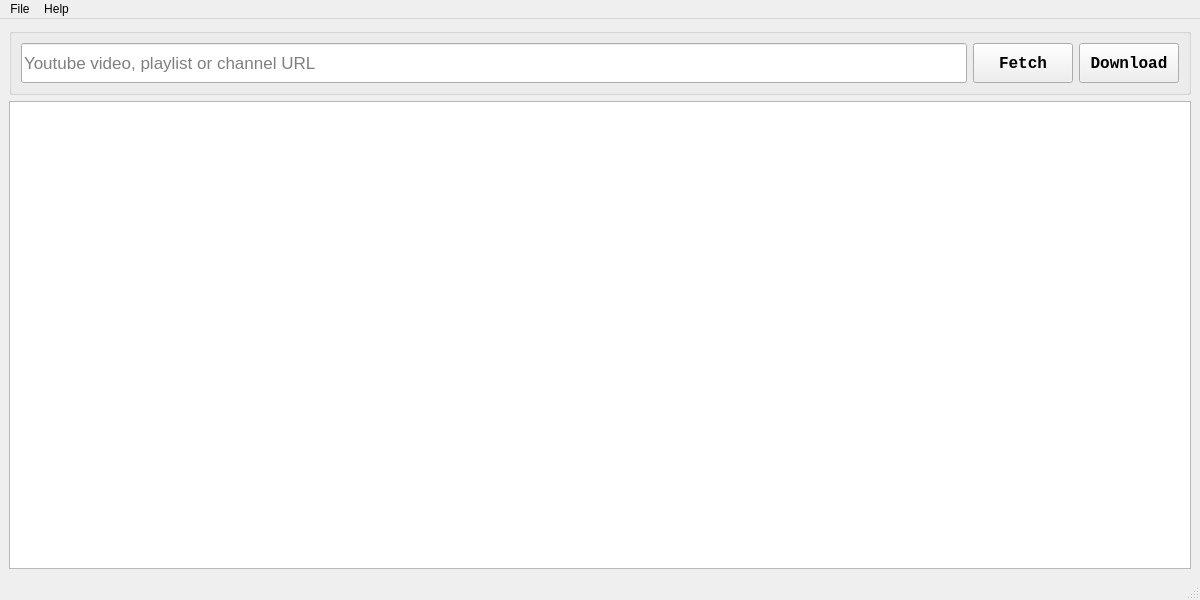
<?xml version="1.0" encoding="UTF-8"?>
<ui version="4.0">
 <class>MainWindow</class>
 <widget class="QMainWindow" name="MainWindow">
  <property name="geometry">
   <rect>
    <x>0</x>
    <y>0</y>
    <width>1200</width>
    <height>600</height>
   </rect>
  </property>
  <property name="sizePolicy">
   <sizepolicy hsizetype="Expanding" vsizetype="Expanding">
    <horstretch>0</horstretch>
    <verstretch>0</verstretch>
   </sizepolicy>
  </property>
  <property name="windowTitle">
   <string>YT Channel Downloader</string>
  </property>
  <widget class="QWidget" name="centralwidget">
   <property name="sizePolicy">
    <sizepolicy hsizetype="Expanding" vsizetype="Expanding">
     <horstretch>0</horstretch>
     <verstretch>0</verstretch>
    </sizepolicy>
   </property>
   <layout class="QVBoxLayout" name="verticalLayout">
    <item>
     <widget class="QGroupBox" name="gridGroupBox">
      <property name="sizePolicy">
       <sizepolicy hsizetype="Expanding" vsizetype="Preferred">
        <horstretch>0</horstretch>
        <verstretch>0</verstretch>
       </sizepolicy>
      </property>
      <property name="minimumSize">
       <size>
        <width>0</width>
        <height>0</height>
       </size>
      </property>
      <property name="baseSize">
       <size>
        <width>0</width>
        <height>0</height>
       </size>
      </property>
      <property name="font">
       <font>
        <pointsize>12</pointsize>
       </font>
      </property>
      <layout class="QGridLayout" name="gridLayout">
       <property name="sizeConstraint">
        <enum>QLayout::SizeConstraint::SetMinAndMaxSize</enum>
       </property>
       <item row="0" column="2">
        <widget class="QPushButton" name="downloadSelectedVidsButton">
         <property name="sizePolicy">
          <sizepolicy hsizetype="Fixed" vsizetype="Fixed">
           <horstretch>0</horstretch>
           <verstretch>0</verstretch>
          </sizepolicy>
         </property>
         <property name="minimumSize">
          <size>
           <width>100</width>
           <height>40</height>
          </size>
         </property>
         <property name="font">
          <font>
           <family>Courier New</family>
           <pointsize>12</pointsize>
           <bold>true</bold>
          </font>
         </property>
         <property name="text">
          <string>Download</string>
         </property>
        </widget>
       </item>
       <item row="0" column="0">
        <widget class="QLineEdit" name="chanUrlEdit">
         <property name="sizePolicy">
          <sizepolicy hsizetype="Maximum" vsizetype="Fixed">
           <horstretch>0</horstretch>
           <verstretch>0</verstretch>
          </sizepolicy>
         </property>
         <property name="minimumSize">
          <size>
           <width>500</width>
           <height>40</height>
          </size>
         </property>
         <property name="maximumSize">
          <size>
           <width>1200</width>
           <height>16777215</height>
          </size>
         </property>
         <property name="font">
          <font>
           <family>Arial</family>
           <pointsize>13</pointsize>
          </font>
         </property>
         <property name="focusPolicy">
          <enum>Qt::FocusPolicy::ClickFocus</enum>
         </property>
         <property name="toolTip">
          <string/>
         </property>
         <property name="whatsThis">
          <string>&lt;html&gt;&lt;head/&gt;&lt;body&gt;&lt;p&gt;Youtube video, playlist or channel URL&lt;/p&gt;&lt;/body&gt;&lt;/html&gt;</string>
         </property>
         <property name="text">
          <string/>
         </property>
         <property name="cursorPosition">
          <number>0</number>
         </property>
         <property name="placeholderText">
          <string>Youtube video, playlist or channel URL</string>
         </property>
         <property name="clearButtonEnabled">
          <bool>true</bool>
         </property>
        </widget>
       </item>
       <item row="0" column="1">
        <widget class="QPushButton" name="getVidListButton">
         <property name="sizePolicy">
          <sizepolicy hsizetype="Fixed" vsizetype="Fixed">
           <horstretch>0</horstretch>
           <verstretch>0</verstretch>
          </sizepolicy>
         </property>
         <property name="minimumSize">
          <size>
           <width>100</width>
           <height>40</height>
          </size>
         </property>
         <property name="font">
          <font>
           <family>Courier New</family>
           <pointsize>12</pointsize>
           <bold>true</bold>
          </font>
         </property>
         <property name="text">
          <string>Fetch</string>
         </property>
        </widget>
       </item>
      </layout>
     </widget>
    </item>
    <item>
     <widget class="QTreeView" name="treeView">
      <property name="sizePolicy">
       <sizepolicy hsizetype="Expanding" vsizetype="Expanding">
        <horstretch>0</horstretch>
        <verstretch>0</verstretch>
       </sizepolicy>
      </property>
      <property name="font">
       <font>
        <family>Arial</family>
        <pointsize>13</pointsize>
       </font>
      </property>
      <property name="layoutDirection">
       <enum>Qt::LayoutDirection::LeftToRight</enum>
      </property>
      <property name="inputMethodHints">
       <set>Qt::InputMethodHint::ImhNone</set>
      </property>
      <property name="sizeAdjustPolicy">
       <enum>QAbstractScrollArea::SizeAdjustPolicy::AdjustToContents</enum>
      </property>
     </widget>
    </item>
   </layout>
  </widget>
  <widget class="QMenuBar" name="menubar">
   <property name="geometry">
    <rect>
     <x>0</x>
     <y>0</y>
     <width>1200</width>
     <height>26</height>
    </rect>
   </property>
   <widget class="QMenu" name="menuFile">
    <property name="title">
     <string>File</string>
    </property>
    <addaction name="actionSettings"/>
    <addaction name="actionYoutube_login"/>
    <addaction name="actionExit"/>
   </widget>
   <widget class="QMenu" name="menuHelp">
    <property name="title">
     <string>Help</string>
    </property>
    <addaction name="actionAbout"/>
    <addaction name="actionDonate"/>
   </widget>
   <addaction name="menuFile"/>
   <addaction name="menuHelp"/>
  </widget>
  <widget class="QStatusBar" name="statusbar"/>
  <action name="actionFile">
   <property name="text">
    <string>&amp;File</string>
   </property>
   <property name="toolTip">
    <string>File</string>
   </property>
   <property name="menuRole">
    <enum>QAction::MenuRole::ApplicationSpecificRole</enum>
   </property>
  </action>
  <action name="actionExit">
   <property name="icon">
    <iconset theme="system-log-out"/>
   </property>
   <property name="text">
    <string>&amp;Exit</string>
   </property>
   <property name="font">
    <font>
     <family>Arial</family>
    </font>
   </property>
   <property name="shortcut">
    <string>Ctrl+Q</string>
   </property>
   <property name="menuRole">
    <enum>QAction::MenuRole::QuitRole</enum>
   </property>
  </action>
  <action name="actionSettings">
   <property name="icon">
    <iconset theme="preferences-desktop-personal"/>
   </property>
   <property name="text">
    <string>&amp;Settings</string>
   </property>
   <property name="toolTip">
    <string>Settings</string>
   </property>
   <property name="font">
    <font>
     <family>Arial</family>
    </font>
   </property>
   <property name="shortcut">
    <string>Ctrl+S</string>
   </property>
   <property name="menuRole">
    <enum>QAction::MenuRole::ApplicationSpecificRole</enum>
   </property>
  </action>
  <action name="actionAbout">
   <property name="icon">
    <iconset theme="user-available"/>
   </property>
   <property name="text">
    <string>About</string>
   </property>
   <property name="font">
    <font>
     <family>Arial</family>
    </font>
   </property>
   <property name="menuRole">
    <enum>QAction::MenuRole::ApplicationSpecificRole</enum>
   </property>
  </action>
  <action name="actionYoutube_login">
   <property name="icon">
    <iconset>
     <normaloff>:/images/youtube-icon.png</normaloff>:/images/youtube-icon.png</iconset>
   </property>
   <property name="text">
    <string>Youtube &amp;login</string>
   </property>
   <property name="font">
    <font>
     <family>Arial</family>
    </font>
   </property>
   <property name="shortcut">
    <string>Ctrl+Shift+L</string>
   </property>
  </action>
  <action name="actionDonate">
   <property name="icon">
    <iconset theme="face-smile"/>
   </property>
   <property name="text">
    <string>Donate</string>
   </property>
   <property name="toolTip">
    <string>Donate to the author</string>
   </property>
   <property name="font">
    <font>
     <family>Arial</family>
    </font>
   </property>
  </action>
 </widget>
 <resources/>
 <connections/>
</ui>
